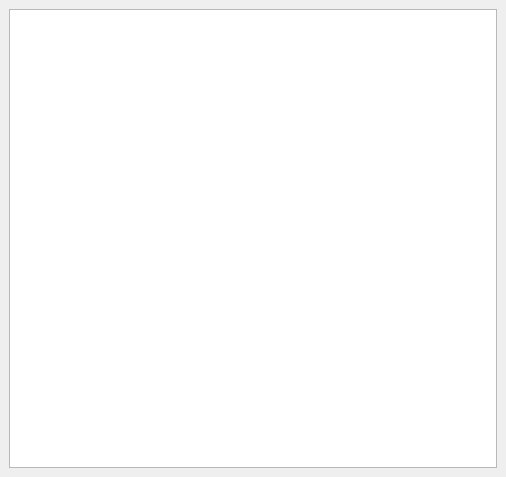
<?xml version="1.0" encoding="UTF-8"?>
<ui version="4.0">
 <class>LogTimeWindow</class>
 <widget class="QMainWindow" name="LogTimeWindow">
  <property name="geometry">
   <rect>
    <x>0</x>
    <y>0</y>
    <width>506</width>
    <height>477</height>
   </rect>
  </property>
  <property name="windowTitle">
   <string>MainWindow</string>
  </property>
  <widget class="QWidget" name="centralwidget">
   <layout class="QGridLayout" name="gridLayout">
    <item row="0" column="0">
     <widget class="QListView" name="listView">
      <property name="editTriggers">
       <set>QAbstractItemView::NoEditTriggers</set>
      </property>
      <property name="showDropIndicator" stdset="0">
       <bool>false</bool>
      </property>
     </widget>
    </item>
   </layout>
  </widget>
 </widget>
 <resources/>
 <connections/>
</ui>
